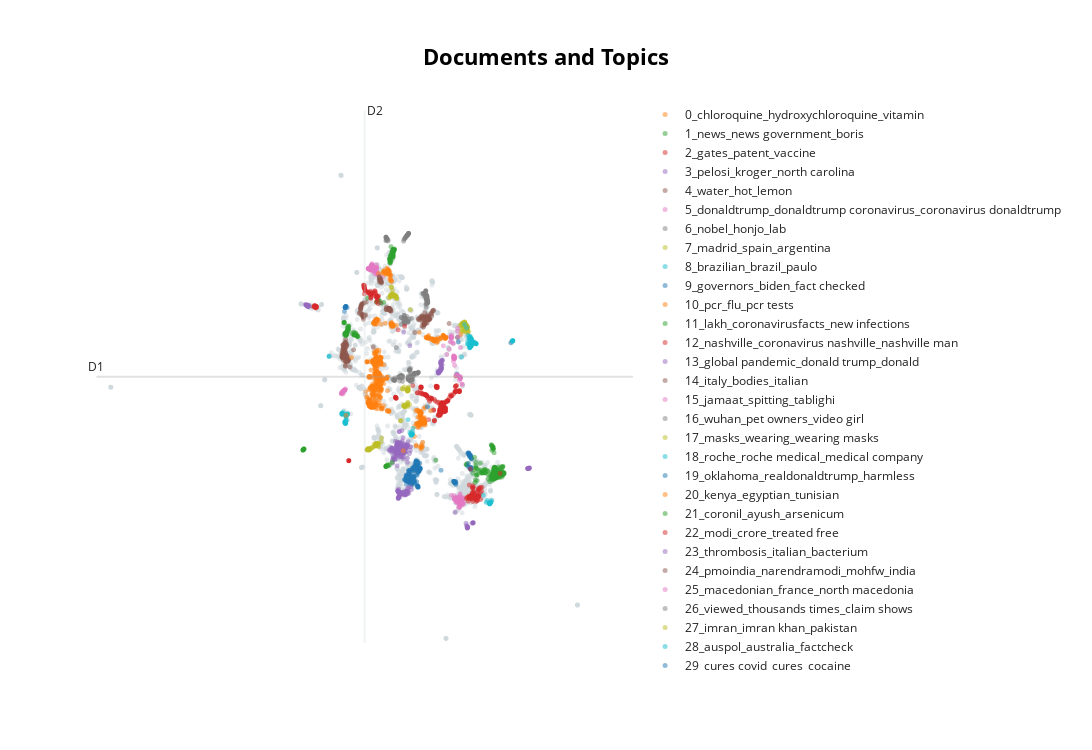

This figure's notebook cell:
### Code cell
# visualize documents
reduced_embeddings = UMAP(n_neighbors=10, n_components=2, min_dist=0.0, metric='cosine').fit_transform(embeddings_fake)

# Visualize the documents in 2-dimensional space and show the titles on hover instead of the abstracts
# NOTE: You can hide the hover with `hide_document_hover=True` which is especially helpful if you have a large dataset
topic_model_fake.visualize_documents([tweet for tweet in processed_tweets[processed_tweets['label'] == 'fake']['tweet_nolinks']], reduced_embeddings=reduced_embeddings, custom_labels=True, hide_annotations=True, hide_document_hover=True)
